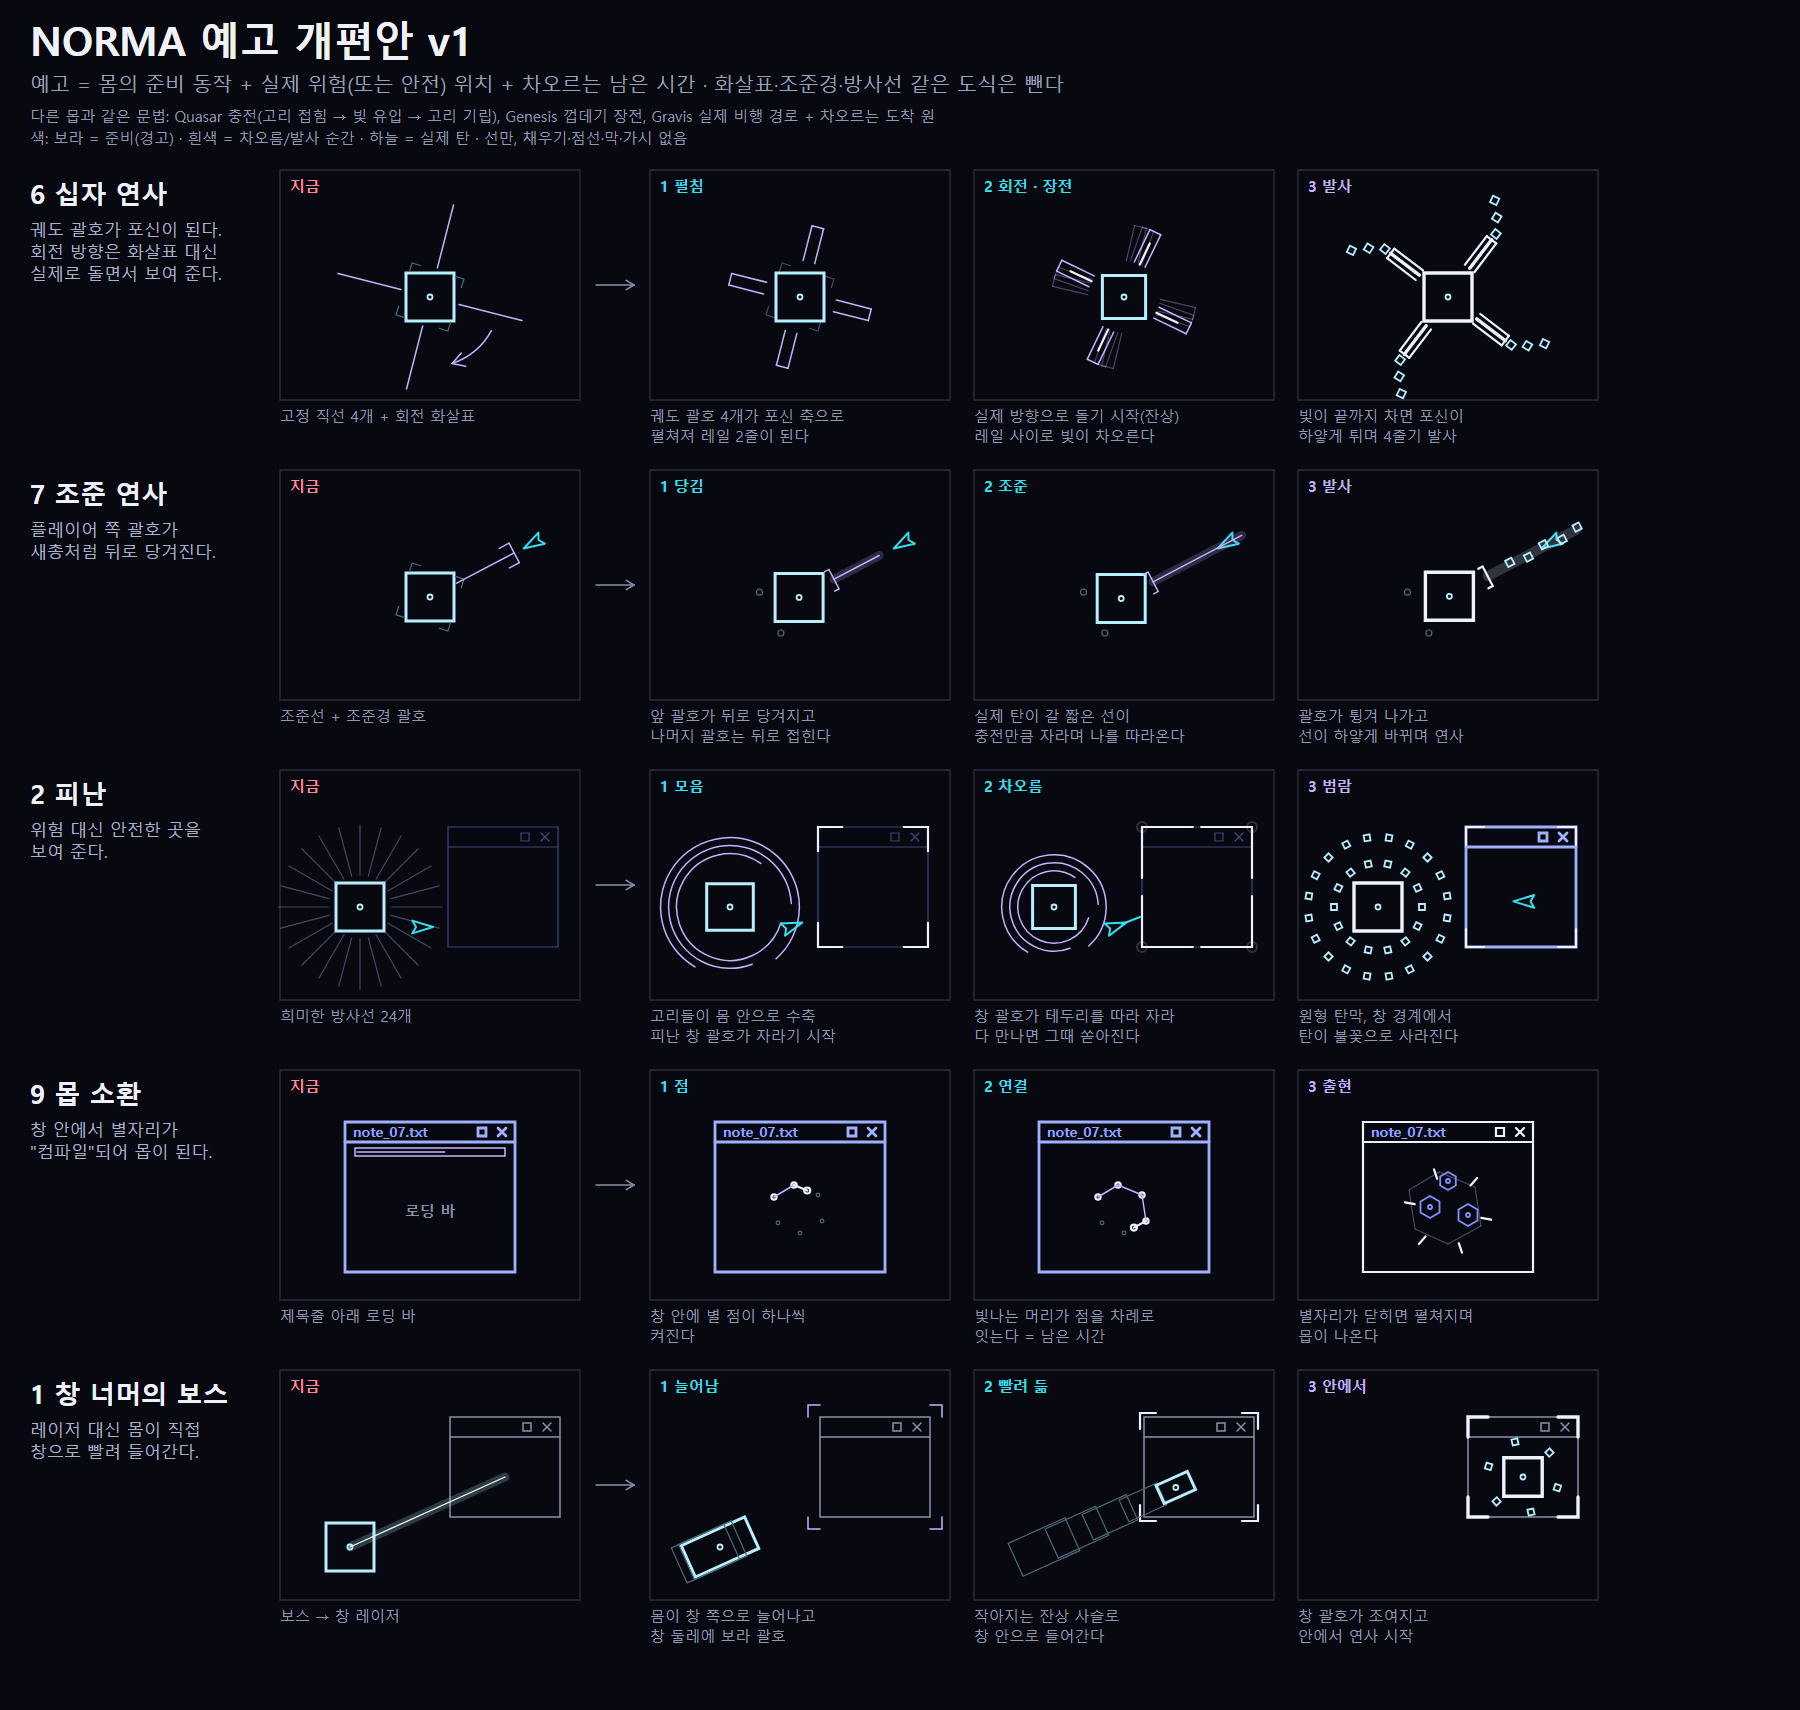

Generate this figure with Python:
"""NORMA cue rework v1 (SVG): pattern warnings drawn the way the game's other
mobs warn — the body winds up, the real danger or safe spot is shown, and
the time left fills in — instead of diagram symbols (arrows, reticles, rays).

Lines only, no fills, no dashed lines, no backdrop plates, no thorn spikes.
Usage: python Norma_Cue_Rework_v1.py <out_dir>
"""
import math, sys, os

OUT = sys.argv[1]

STYLE = """
*{vector-effect:non-scaling-stroke}
.bg{fill:#080910}
.frame{fill:none;stroke:#2b2d3d;stroke-width:1.4}
.scr{fill:none;stroke:#3a3d52;stroke-width:1.4}
.i{fill:none;stroke:#b8efff;stroke-width:1.8;stroke-linecap:round;stroke-linejoin:miter}
.it{fill:none;stroke:#b8efff;stroke-width:3;stroke-linecap:round;stroke-linejoin:miter}
.ig{fill:none;stroke:#b8efff;stroke-opacity:.22;stroke-width:9;stroke-linecap:round}
.id{fill:none;stroke:#4d6a78;stroke-width:1.2;stroke-linecap:round;stroke-linejoin:miter}
.ih{fill:none;stroke:#ebfdff;stroke-width:1.3;stroke-linecap:round;stroke-linejoin:miter}
.w{fill:none;stroke:#eef1ff;stroke-width:2.2;stroke-linecap:round;stroke-linejoin:miter}
.wt{fill:none;stroke:#eef1ff;stroke-width:3.4;stroke-linecap:round;stroke-linejoin:miter}
.wg{fill:none;stroke:#eef1ff;stroke-opacity:.18;stroke-width:10;stroke-linecap:round}
.b{fill:none;stroke:#7f93ff;stroke-width:1.8;stroke-linecap:round;stroke-linejoin:miter}
.bt{fill:none;stroke:#9fb0ff;stroke-width:2.8;stroke-linecap:round;stroke-linejoin:miter}
.d{fill:none;stroke:#3f4778;stroke-width:1.2;stroke-linecap:round;stroke-linejoin:miter}
.v{fill:none;stroke:#c3b2ff;stroke-width:1.5;stroke-linecap:round;stroke-linejoin:miter}
.vd{fill:none;stroke:#c3b2ff;stroke-opacity:.35;stroke-width:1.2;stroke-linecap:round;stroke-linejoin:miter}
.vt{fill:none;stroke:#d8ccff;stroke-width:2.6;stroke-linecap:round;stroke-linejoin:miter}
.vg{fill:none;stroke:#c3b2ff;stroke-opacity:.20;stroke-width:9;stroke-linecap:round}
.c{fill:none;stroke:#34e0f0;stroke-width:2;stroke-linecap:round;stroke-linejoin:round}
.g{fill:none;stroke:#8a90a8;stroke-width:1.5;stroke-linecap:round;stroke-linejoin:miter}
.gd{fill:none;stroke:#4a4e60;stroke-width:1.2;stroke-linecap:round;stroke-linejoin:miter}
.r{fill:none;stroke:#ff8a9a;stroke-width:2;stroke-linecap:round;stroke-linejoin:miter}
.t1{font:700 40px 'Malgun Gothic','Noto Sans CJK KR',sans-serif;fill:#f1f2f8}
.t2{font:20px 'Malgun Gothic','Noto Sans CJK KR',sans-serif;fill:#9aa0b8}
.h{font:700 26px 'Malgun Gothic','Noto Sans CJK KR',sans-serif;fill:#eef0fa}
.p{font:17px 'Malgun Gothic','Noto Sans CJK KR',sans-serif;fill:#aab0c6}
.s{font:15px 'Malgun Gothic','Noto Sans CJK KR',sans-serif;fill:#9097ae}
.hg{font:700 15px 'Malgun Gothic','Noto Sans CJK KR',sans-serif;fill:#8a90a8}
.hr{font:700 15px 'Malgun Gothic','Noto Sans CJK KR',sans-serif;fill:#ff8a9a}
.hc{font:700 15px 'Malgun Gothic','Noto Sans CJK KR',sans-serif;fill:#34e0f0}
.hv{font:700 15px 'Malgun Gothic','Noto Sans CJK KR',sans-serif;fill:#c3b2ff}
.hb{font:700 14px 'Malgun Gothic','Noto Sans CJK KR',sans-serif;fill:#8fa2ff}
.tag{font:700 15px 'Malgun Gothic','Noto Sans CJK KR',sans-serif;fill:#c3b2ff;letter-spacing:2px}
"""

TAU = math.tau


class Svg:
    def __init__(self, w, h, title):
        self.w, self.h, self.title, self.o = w, h, title, []

    def add(self, s):
        self.o.append(s)

    def path(self, cls, d):
        self.add(f'<path class="{cls}" d="{d}"/>')

    def line(self, cls, x1, y1, x2, y2):
        self.path(cls, f"M{x1:.1f} {y1:.1f} {x2:.1f} {y2:.1f}")

    def poly(self, cls, pts, close=True):
        d = "M" + " ".join(f"{x:.1f} {y:.1f}" for x, y in pts) + ("Z" if close else "")
        self.path(cls, d)

    def circle(self, cls, x, y, r):
        self.add(f'<circle class="{cls}" cx="{x:.1f}" cy="{y:.1f}" r="{r:.1f}"/>')

    def arc(self, cls, x, y, r, a0, sweep):
        x0, y0 = x + math.cos(a0) * r, y + math.sin(a0) * r
        x1, y1 = x + math.cos(a0 + sweep) * r, y + math.sin(a0 + sweep) * r
        large = 1 if sweep > math.pi else 0
        self.path(cls, f"M{x0:.1f} {y0:.1f} A{r:.1f} {r:.1f} 0 {large} 1 {x1:.1f} {y1:.1f}")

    def rect(self, cls, x, y, w, h):
        self.add(f'<rect class="{cls}" x="{x:.1f}" y="{y:.1f}" width="{w:.1f}" height="{h:.1f}"/>')

    def text(self, cls, x, y, s, anchor="start"):
        s = s.replace("&", "&amp;").replace("<", "&lt;")
        self.add(f'<text class="{cls}" x="{x:.1f}" y="{y:.1f}" text-anchor="{anchor}">{s}</text>')

    def lines(self, cls, x, y, rows, gap=21, anchor="start"):
        for i, r in enumerate(rows):
            self.text(cls, x, y + i * gap, r, anchor)

    def save(self, name):
        body = "\n".join(self.o)
        svg = (f'<svg xmlns="http://www.w3.org/2000/svg" viewBox="0 0 {self.w} {self.h}" '
               f'width="{self.w}" height="{self.h}"><title>{self.title}</title>'
               f'<defs><style>{STYLE}</style></defs>'
               f'<rect class="bg" width="{self.w}" height="{self.h}"/>\n{body}\n</svg>')
        with open(os.path.join(OUT, name), "w", encoding="utf-8") as f:
            f.write(svg)


# ---------- pieces ----------

HALF = 24.0   # body half size on the board


def rot(x, y, a):
    return x * math.cos(a) - y * math.sin(a), x * math.sin(a) + y * math.cos(a)


def body(S, x, y, half=HALF, cls="it", sx=1.0, sy=1.0, ang=0.0, core=True):
    """Placeholder body: a square (optionally stretched) with a centre point."""
    pts = [rot(px * half * sx, py * half * sy, ang) for px, py in ((-1, -1), (1, -1), (1, 1), (-1, 1))]
    S.poly(cls, [(x + px, y + py) for px, py in pts])
    if core:
        S.circle("i", x, y, 2.5)


def orbit_brackets(S, x, y, r, phase, cls="i", arm=9.0):
    """The body's four orbiting corner brackets (as in game)."""
    for k in range(4):
        a = phase + math.pi / 4 + math.pi / 2 * k
        cx, cy = x + math.cos(a) * r, y + math.sin(a) * r
        # an L whose corner points outward
        u = (math.cos(a), math.sin(a))
        t1 = (math.cos(a + 0.75 * math.pi), math.sin(a + 0.75 * math.pi))
        t2 = (math.cos(a - 0.75 * math.pi), math.sin(a - 0.75 * math.pi))
        S.poly(cls, [(cx + t1[0] * arm, cy + t1[1] * arm), (cx, cy), (cx + t2[0] * arm, cy + t2[1] * arm)], close=False)


def barrel(S, x, y, a, r0, r1, fill, cls_rail="v", cls_fill="w", gap=6.0):
    """Two rails along angle a; light fed down the middle up to `fill`."""
    ux, uy = math.cos(a), math.sin(a)
    px, py = -uy, ux
    for s in (-1, 1):
        S.line(cls_rail, x + ux * r0 + px * gap * s, y + uy * r0 + py * gap * s,
               x + ux * r1 + px * gap * s, y + uy * r1 + py * gap * s)
    # cap at the muzzle
    S.line(cls_rail, x + ux * r1 + px * gap, y + uy * r1 + py * gap,
           x + ux * r1 - px * gap, y + uy * r1 - py * gap)
    if fill > 0:
        S.line(cls_fill, x + ux * r0, y + uy * r0, x + ux * (r0 + (r1 - r0) * fill), y + uy * (r0 + (r1 - r0) * fill))


def shard(S, x, y, ang, s=7, cls="i"):
    u = (math.cos(ang), math.sin(ang))
    v = (-u[1], u[0])
    pts = [(-0.5, -0.5), (0.5, -0.5), (0.5, 0.5), (-0.5, 0.5)]
    S.poly(cls, [(x + (px * u[0] + py * v[0]) * s, y + (px * u[1] + py * v[1]) * s) for px, py in pts])


def player(S, x, y, ang=-90):
    a = math.radians(ang)
    pts = []
    for da, r in ((0, 13), (140, 10), (180, 4), (220, 10)):
        t = a + math.radians(da)
        pts.append((x + r * math.cos(t), y + r * math.sin(t)))
    S.poly("c", pts)


def mob(S, x, y, r=10, cls="b"):
    S.poly(cls, [(x + r * math.cos(math.radians(60 * i + 30)), y + r * math.sin(math.radians(60 * i + 30))) for i in range(6)])
    S.circle(cls, x, y, 2)


def pane(S, x, y, w, h, cls="bt", title=None):
    S.rect(cls, x, y, w, h)
    S.line(cls, x, y + 20, x + w, y + 20)
    gx = x + w - 13
    S.line(cls, gx - 4, y + 6, gx + 4, y + 14)
    S.line(cls, gx + 4, y + 6, gx - 4, y + 14)
    S.rect(cls, gx - 24, y + 6, 8, 8)
    if title:
        S.text("hb", x + 8, y + 15, title)


def pane_brackets(S, x, y, w, h, arm, cls="w"):
    for cx, cy, sx, sy in ((x, y, -1, -1), (x + w, y, 1, -1), (x, y + h, -1, 1), (x + w, y + h, 1, 1)):
        ax = min(arm, w / 2)
        ay = min(arm, h / 2)
        S.poly(cls, [(cx - ax * sx, cy), (cx, cy), (cx, cy - ay * sy)], close=False)


def spark(S, x, y, cls="v", r=7):
    for i in range(6):
        t = math.radians(60 * i + 15)
        S.line(cls, x + math.cos(t) * r * 0.45, y + math.sin(t) * r * 0.45, x + math.cos(t) * r, y + math.sin(t) * r)


def arrow(S, x1, y1, x2, y2, cls="v", head=8):
    S.line(cls, x1, y1, x2, y2)
    a = math.atan2(y2 - y1, x2 - x1)
    for da in (2.6, -2.6):
        S.line(cls, x2, y2, x2 + math.cos(a + da) * head, y2 + math.sin(a + da) * head)


# ---------- layout ----------

W = 1800
ROW_H = 300
TOP = 170
FW, FH = 300, 230        # frame size
LABEL_W = 250
NOW_X = 30 + LABEL_W
NEW_X0 = NOW_X + FW + 70
GAP = 24


def frame(S, x, y, caption, cls_tag, tag):
    S.rect("frame", x, y, FW, FH)
    S.text(cls_tag, x + 10, y + 22, tag)
    S.lines("s", x, y + FH + 22, caption, 20)


def row(S, idx, num, name, why, now_draw, now_caption, steps):
    y = TOP + idx * ROW_H
    S.text("h", 30, y + 34, f"{num}  {name}")
    S.lines("p", 30, y + 66, why, 22)
    frame(S, NOW_X, y, now_caption, "hr", "지금")
    now_draw(S, NOW_X + FW / 2, y + FH / 2 + 12)
    arrow(S, NOW_X + FW + 16, y + FH / 2, NOW_X + FW + 54, y + FH / 2, "g", 9)
    for k, (tag, draw, cap) in enumerate(steps):
        fx = NEW_X0 + k * (FW + GAP)
        frame(S, fx, y, cap, "hc" if k < len(steps) - 1 else "hv", tag)
        draw(S, fx + FW / 2, y + FH / 2 + 12)


# ---------- 6 cross ----------

def cross_now(S, x, y):
    body(S, x, y)
    orbit_brackets(S, x, y, HALF * 1.6, 0.3, "id")
    for k in range(4):
        a = 0.25 + math.pi / 2 * k
        S.line("v", x + math.cos(a) * 30, y + math.sin(a) * 30, x + math.cos(a) * 95, y + math.sin(a) * 95)
    S.arc("v", x, y, 70, 0.5, 0.75)
    ae = 1.25
    ex, ey = x + math.cos(ae) * 70, y + math.sin(ae) * 70
    tx, ty = -math.sin(ae), math.cos(ae)
    S.line("v", ex, ey, ex - tx * 12 + math.cos(ae) * 7, ey - ty * 12 + math.sin(ae) * 7)
    S.line("v", ex, ey, ex - tx * 12 - math.cos(ae) * 7, ey - ty * 12 - math.sin(ae) * 7)


def cross_1(S, x, y):
    # the orbit brackets swing out to the four barrel axes (ghosts show the path)
    body(S, x, y, cls="it")
    orbit_brackets(S, x, y, HALF * 1.6, 0.3, "vd")
    for k in range(4):
        a = 0.25 + math.pi / 2 * k
        barrel(S, x, y, a, HALF * 1.5, HALF * 3.0, 0.0, "v")


def cross_2(S, x, y):
    # barrels turn the real way (afterimages trail behind) while light fills them
    body(S, x, y, cls="it", sx=0.9, sy=0.9)
    for k in range(4):
        a = 0.45 + math.pi / 2 * k
        for g in (1, 2):
            barrel(S, x, y, a - 0.11 * g, HALF * 1.5, HALF * 3.0, 0.0, "vd")
        barrel(S, x, y, a, HALF * 1.5, HALF * 3.0, 0.65, "v", "w")


def cross_3(S, x, y):
    body(S, x, y, cls="wt")
    for k in range(4):
        a = 0.65 + math.pi / 2 * k
        barrel(S, x, y, a, HALF * 1.5, HALF * 3.0, 1.0, "w", "wt")
        for j in range(3):
            d = HALF * 3.3 + j * 14
            aa = a - j * 0.10
            shard(S, x + math.cos(aa) * d, y + math.sin(aa) * d, aa, 7, "i")


# ---------- 7 aim ----------

PLX, PLY = 105, -55


def aim_now(S, x, y):
    body(S, x, y)
    orbit_brackets(S, x, y, HALF * 1.6, 0.3, "id")
    player(S, x + PLX, y + PLY, 150)
    a = math.atan2(PLY, PLX)
    ux, uy = math.cos(a), math.sin(a)
    S.line("v", x + ux * 30, y + uy * 30, x + ux * 95, y + uy * 95)
    ex, ey = x + ux * 95, y + uy * 95
    px, py = -uy, ux
    for s in (-1, 1):
        S.line("v", ex + px * 11 * s, ey + py * 11 * s, ex + px * 11 * s - ux * 11, ey + py * 11 * s - uy * 11)
    S.line("v", ex + px * 11, ey + py * 11, ex - px * 11, ey - py * 11)


def aim_frame(S, x, y, k):
    a = math.atan2(PLY, PLX)
    ux, uy = math.cos(a), math.sin(a)
    px, py = -uy, ux
    pull = 8 * k if k < 1.5 else -4
    body(S, x - ux * pull * 0.4, y - uy * pull * 0.4, cls="wt" if k >= 1.5 else "it")
    player(S, x + PLX, y + PLY, 150)
    # the player-side bracket drawn back as a sling (tension grows)
    bx, by = x + ux * (HALF * 1.7 - pull), y + uy * (HALF * 1.7 - pull)
    arm = 11
    S.poly("v" if k < 1.5 else "w", [(bx + px * arm - ux * 5, by + py * arm - uy * 5), (bx + px * arm, by + py * arm),
                                     (bx - px * arm, by - py * arm), (bx - px * arm - ux * 5, by - py * arm - uy * 5)], close=False)
    # the other brackets fold back behind the body
    for s in (-1, 1):
        a2 = a + math.pi + s * 0.6
        cx, cy = x + math.cos(a2) * HALF * 1.7, y + math.sin(a2) * HALF * 1.7
        S.circle("id", cx, cy, 3)
    if k < 1.5:
        # the real line of fire grows with the charge, and stops well short
        ln = 30 + 70 * k
        S.line("vg", bx, by, bx + ux * ln, by + uy * ln)
        S.line("v", bx, by, bx + ux * ln, by + uy * ln)
    else:
        S.line("wg", bx, by, bx + ux * 100, by + uy * 100)
        for j in range(5):
            d = 26 + j * 19
            shard(S, bx + ux * d + px * (2 if j % 2 else -2), by + uy * d + py * (2 if j % 2 else -2), a, 7, "i")


# ---------- 2 refuge ----------

def refuge_scene(S, x, y, boss_dx=-70):
    """Boss on the left, the nearest pane on the right, player between."""
    return x + boss_dx, y + 10, (x + 18, y - 70, 110, 120), (x - 10, y + 30)


def refuge_now(S, x, y):
    bx, by, pr, pl = refuge_scene(S, x, y)
    pane(S, *pr, "d")
    body(S, bx, by)
    for i in range(24):
        a = TAU * i / 24
        S.line("vd", bx + math.cos(a) * 32, by + math.sin(a) * 32, bx + math.cos(a) * 82, by + math.sin(a) * 82)
    player(S, *pl, 0)


def refuge_frame(S, x, y, k):
    bx, by, pr, pl = refuge_scene(S, x, y)
    px0, py0, pw, ph = pr
    if k < 1.5:
        pane(S, *pr, "d")
        # safe spot shows: brackets grow along the pane edges with the time left
        pane_brackets(S, px0, py0, pw, ph, 14 + (pw / 2 - 14) * k, "w")
        if k > 0.5:
            for cx, cy in ((px0, py0), (px0 + pw, py0), (px0, py0 + ph), (px0 + pw, py0 + ph)):
                S.circle("wg", cx, cy, 1)
        # the boss gathers: rings shrink into the body
        body(S, bx, by, cls="it", sx=1 - 0.12 * k, sy=1 - 0.12 * k)
        for j in range(3):
            r = HALF * (2.5 - 1.1 * k) + j * 8
            S.arc("v", bx, by, r, 0.3 + j * 0.9, TAU * 0.8)
        player(S, *pl, -20)
        if k > 0.5:
            S.line("c", pl[0] + 8, pl[1] - 3, pl[0] + 26, pl[1] - 10)
    else:
        pane(S, *pr, "bt")
        pane_brackets(S, px0, py0, pw, ph, 18, "w")
        body(S, bx, by, cls="wt")
        for ring, (r, n) in enumerate(((44, 14), (70, 20))):
            for i in range(n):
                a = TAU * (i + 0.5 * ring) / n
                sx, sy = bx + math.cos(a) * r, by + math.sin(a) * r
                inside = px0 < sx < px0 + pw and py0 < sy < py0 + ph
                if inside:
                    continue
                if abs(sx - px0) < 10 and py0 < sy < py0 + ph:
                    spark(S, px0, sy, "v", 7)
                    continue
                shard(S, sx, sy, a, 6, "i")
        player(S, px0 + pw * 0.55, py0 + ph * 0.62, 180)


# ---------- 9 summon ----------

STAR = [(-26, -14), (-6, -26), (18, -16), (22, 10), (0, 22), (-22, 12)]


def summon_now(S, x, y):
    px0, py0, pw, ph = x - 85, y - 75, 170, 150
    pane(S, px0, py0, pw, ph, "bt", "note_07.txt")
    S.rect("v", px0 + 10, py0 + 26, pw - 20, 8)
    S.line("v", px0 + 12, py0 + 30, px0 + 12 + (pw - 24) * 0.6, py0 + 30)
    S.text("hg", x, y + 20, "로딩 바", "middle")


def summon_frame(S, x, y, k):
    px0, py0, pw, ph = x - 85, y - 75, 170, 150
    pane(S, px0, py0, pw, ph, "bt" if k < 1.5 else "w", "note_07.txt")
    cx, cy = x, y + 14
    n = len(STAR)
    if k < 1.5:
        lit = max(1, int(round(n * k)))
        for i, (sx, sy) in enumerate(STAR):
            S.circle("w" if i < lit else "id", cx + sx, cy + sy, 2.6 if i < lit else 1.8)
        for i in range(lit - 1):
            a, b = STAR[i], STAR[i + 1]
            S.line("v", cx + a[0], cy + a[1], cx + b[0], cy + b[1])
        # the newest edge is being drawn: a bright head on it
        if lit < n:
            a, b = STAR[lit - 1], STAR[lit]
            t = 0.55
            hx, hy = a[0] + (b[0] - a[0]) * t, a[1] + (b[1] - a[1]) * t
            S.line("w", cx + a[0], cy + a[1], cx + hx, cy + hy)
            S.circle("w", cx + hx, cy + hy, 3)
    else:
        for i in range(n):
            a, b = STAR[i], STAR[(i + 1) % n]
            S.line("vd", cx + a[0] * 1.5, cy + a[1] * 1.5, cx + b[0] * 1.5, cy + b[1] * 1.5)
        mob(S, cx - 18, cy - 4, 11, "b")
        mob(S, cx + 20, cy + 4, 11, "b")
        mob(S, cx, cy - 30, 9, "b")
        for i in range(6):
            a = TAU * i / 6 + 0.2
            S.line("w", cx + math.cos(a) * 34, cy + math.sin(a) * 34, cx + math.cos(a) * 44, cy + math.sin(a) * 44)


# ---------- 1 hide ----------

def hide_now(S, x, y):
    px0, py0, pw, ph = x + 20, y - 80, 110, 100
    pane(S, px0, py0, pw, ph, "g")
    bx, by = x - 80, y + 50
    body(S, bx, by)
    S.line("ig", bx, by, px0 + pw / 2, py0 + ph / 2 + 10)
    S.line("ih", bx, by, px0 + pw / 2, py0 + ph / 2 + 10)


def hide_frame(S, x, y, k):
    px0, py0, pw, ph = x + 20, y - 80, 110, 100
    tx, ty = px0 + pw / 2, py0 + ph / 2 + 10
    bx, by = x - 80, y + 50
    a = math.atan2(ty - by, tx - bx)
    if k < 0.75:
        pane(S, px0, py0, pw, ph, "g")
        pane_brackets(S, px0 - 12, py0 - 12, pw + 24, ph + 24, 12, "v")
        # the body stretches toward the window, its brackets lean the same way
        body(S, bx, by, cls="it", sx=1.45, sy=0.72, ang=a)
        for j in (1, 2):
            gx, gy = bx - math.cos(a) * 8 * j, by - math.sin(a) * 8 * j
            body(S, gx, gy, cls="id", sx=1.2, sy=0.8, ang=a, core=False)
    elif k < 1.5:
        pane(S, px0, py0, pw, ph, "g")
        pane_brackets(S, px0 - 4, py0 - 4, pw + 8, ph + 8, 16, "w")
        # a chain of afterimages pulled into the window, shrinking as they go
        for j in range(5):
            t = j / 4
            gx, gy = bx + (tx - bx) * t * 0.85, by + (ty - by) * t * 0.85
            s = 1.0 - 0.45 * t
            body(S, gx, gy, half=HALF * s, cls="id" if j < 4 else "it", sx=1.3, sy=0.75, ang=a, core=j == 4)
    else:
        pane(S, px0, py0, pw, ph, "g")
        pane_brackets(S, px0, py0, pw, ph, 20, "wt")
        body(S, tx, ty, half=HALF * 0.8, cls="wt")
        for j in range(6):
            aa = TAU * j / 6 + 0.3
            d = 36
            shard(S, tx + math.cos(aa) * d, ty + math.sin(aa) * d, aa, 6, "i")


# ---------- board ----------

def board():
    rows = 5
    H = TOP + rows * ROW_H + 40
    S = Svg(W, H, "NORMA 예고 개편안 v1")
    S.text("t1", 30, 56, "NORMA 예고 개편안 v1")
    S.text("t2", 30, 92, "예고 = 몸의 준비 동작 + 실제 위험(또는 안전) 위치 + 차오르는 남은 시간 · 화살표·조준경·방사선 같은 도식은 뺀다")
    S.text("s", 30, 122, "다른 몹과 같은 문법: Quasar 충전(고리 접힘 → 빛 유입 → 고리 기립), Genesis 껍데기 장전, Gravis 실제 비행 경로 + 차오르는 도착 원")
    S.text("s", 30, 144, "색: 보라 = 준비(경고) · 흰색 = 차오름/발사 순간 · 하늘 = 실제 탄 · 선만, 채우기·점선·막·가시 없음")

    row(S, 0, "6", "십자 연사", ["궤도 괄호가 포신이 된다.", "회전 방향은 화살표 대신", "실제로 돌면서 보여 준다."],
        cross_now, ["고정 직선 4개 + 회전 화살표"],
        [("1 펼침", cross_1, ["궤도 괄호 4개가 포신 축으로", "펼쳐져 레일 2줄이 된다"]),
         ("2 회전 · 장전", lambda S, x, y: cross_2(S, x, y), ["실제 방향으로 돌기 시작(잔상)", "레일 사이로 빛이 차오른다"]),
         ("3 발사", cross_3, ["빛이 끝까지 차면 포신이", "하얗게 튀며 4줄기 발사"])])

    row(S, 1, "7", "조준 연사", ["플레이어 쪽 괄호가", "새총처럼 뒤로 당겨진다."],
        aim_now, ["조준선 + 조준경 괄호"],
        [("1 당김", lambda S, x, y: aim_frame(S, x, y, 0.3), ["앞 괄호가 뒤로 당겨지고", "나머지 괄호는 뒤로 접힌다"]),
         ("2 조준", lambda S, x, y: aim_frame(S, x, y, 1.0), ["실제 탄이 갈 짧은 선이", "충전만큼 자라며 나를 따라온다"]),
         ("3 발사", lambda S, x, y: aim_frame(S, x, y, 2.0), ["괄호가 튕겨 나가고", "선이 하얗게 바뀌며 연사"])])

    row(S, 2, "2", "피난", ["위험 대신 안전한 곳을", "보여 준다."],
        refuge_now, ["희미한 방사선 24개"],
        [("1 모음", lambda S, x, y: refuge_frame(S, x, y, 0.25), ["고리들이 몸 안으로 수축", "피난 창 괄호가 자라기 시작"]),
         ("2 차오름", lambda S, x, y: refuge_frame(S, x, y, 0.9), ["창 괄호가 테두리를 따라 자라", "다 만나면 그때 쏟아진다"]),
         ("3 범람", lambda S, x, y: refuge_frame(S, x, y, 2.0), ["원형 탄막, 창 경계에서", "탄이 불꽃으로 사라진다"])])

    row(S, 3, "9", "몹 소환", ["창 안에서 별자리가", "\"컴파일\"되어 몹이 된다."],
        summon_now, ["제목줄 아래 로딩 바"],
        [("1 점", lambda S, x, y: summon_frame(S, x, y, 0.3), ["창 안에 별 점이 하나씩", "켜진다"]),
         ("2 연결", lambda S, x, y: summon_frame(S, x, y, 0.75), ["빛나는 머리가 점을 차례로", "잇는다 = 남은 시간"]),
         ("3 출현", lambda S, x, y: summon_frame(S, x, y, 2.0), ["별자리가 닫히면 펼쳐지며", "몹이 나온다"])])

    row(S, 4, "1", "창 너머의 보스", ["레이저 대신 몸이 직접", "창으로 빨려 들어간다."],
        hide_now, ["보스 → 창 레이저"],
        [("1 늘어남", lambda S, x, y: hide_frame(S, x, y, 0.5), ["몸이 창 쪽으로 늘어나고", "창 둘레에 보라 괄호"]),
         ("2 빨려 듦", lambda S, x, y: hide_frame(S, x, y, 1.0), ["작아지는 잔상 사슬로", "창 안으로 들어간다"]),
         ("3 안에서", lambda S, x, y: hide_frame(S, x, y, 2.0), ["창 괄호가 조여지고", "안에서 연사 시작"])])

    S.save("Norma_Cue_Rework_v1.svg")


board()
print("ok")
